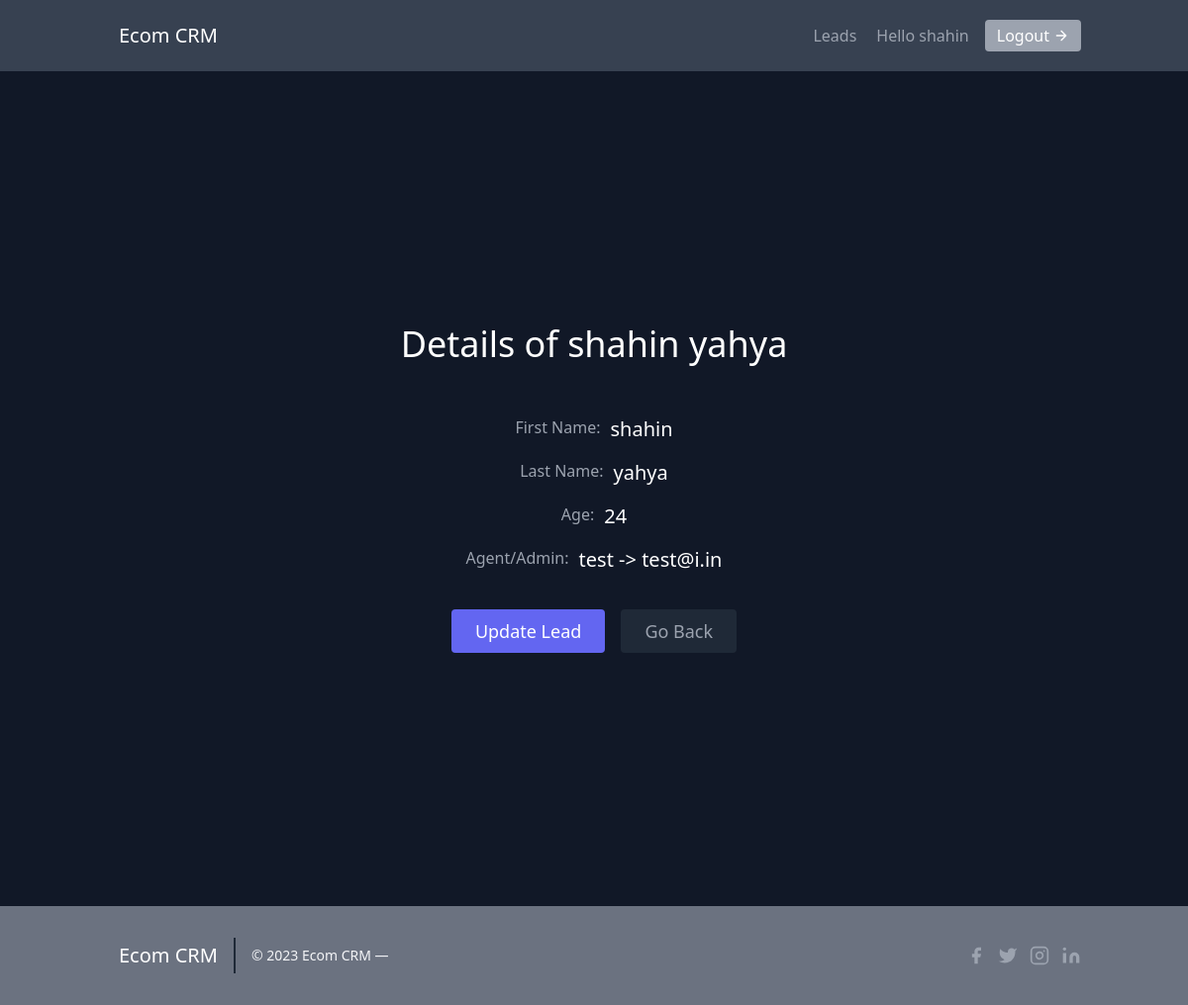
The app's page /leads/1/ (signed in) with its own data.
### leads/models.py (models this page shows, shortened)
class User(AbstractUser):
    pass

class Lead(models.Model):
    first_name = models.CharField(max_length=25)
    last_name = models.CharField(max_length=25)
    age = models.IntegerField(default=10)
    agent = models.ForeignKey("Agent", on_delete=models.CASCADE)

class Agent(models.Model):
    user = models.OneToOneField(User, on_delete=models.CASCADE)
    organistaion = models.ForeignKey(UserProfile, on_delete=models.CASCADE, default=1)
    def __str__(self):
        return f'{self.user.username} -> {self.user.email}'

### leads/views.py (the view)
# urls.py: path('<int:pk>/', views.LeadDetailView.as_view(), name='lead-detail'),
class LeadDetailView(LoginRequiredMixin, DetailView):      #instead of specifying object_list in html can give custom object_name.
    template_name = 'leads/lead_detail.html'
    queryset = Lead.objects.all()
    context_object_name = 'lead'

### templates/leads/lead_detail.html (shortened to what this page needs)
{% extends "../base.html" %}
{% block content %}
<section class="text-gray-400 bg-gray-900 body-font pt-40 pb-40">
    <div class="container mx-auto flex px-5 py-24 items-center justify-center flex-col">
      <div class="text-center lg:w-2/3 w-full">
        <h1 class="title-font sm:text-4xl text-3xl mb-4 font-medium text-white">Details of {{lead.first_name}} {{lead.last_name}}</h1>
        <div class="flex flex-col items-center pb-9 pt-9">
            <div class="flex gap-x-2.5 pb-4">
                <p>First Name: </p>
                <span class="text-white text-xl"> {{lead.first_name}} </span>
            </div>
            <div class="flex gap-x-2.5 pb-4">
                <p>Last Name: </p>
                <span class="text-white text-xl"> {{lead.last_name}} </span>
            </div>
            <div class="flex gap-x-2.5 pb-4">
                <p>Age: </p>
                <span class="text-white text-xl"> {{lead.age}} </span>
            </div>
            <div class="flex gap-x-2.5">
                <p>Agent/Admin: </p>
                <span class="text-white text-xl"> {{lead.agent}} </span>
            </div>
        </div>
        <div class="flex justify-center">
          <button class="inline-flex text-white bg-indigo-500 border-0 py-2 px-6 focus:outline-none hover:bg-indigo-600 rounded text-lg">
            <a href="{% url 'leads:update-lead' lead.pk %}">
                Update Lead
            </a>
          </button>
          <button class="ml-4 inline-flex text-gray-400 bg-gray-800 border-0 py-2 px-6 focus:outline-none hover:bg-gray-700 hover:text-white rounded text-lg">
            <a href="{% url 'leads:lead-list' %}">
                Go Back
            </a>
          </button>
        </div>
      </div>
    </div>
  </section>
  {% endblock content %}

### templates/leads/navbar.html (shortened to what this page needs)
<header class="text-gray-400 bg-gray-700 body-font">
    <div class="container mx-auto flex flex-wrap p-5 flex-col md:flex-row items-center">
      <a href="{% url 'home' %}" class="flex title-font font-medium items-center text-white mb-4 md:mb-0">
        <span class="ml-3 text-xl">Ecom CRM</span>
      </a>
      <nav class="md:ml-auto flex flex-wrap items-center text-base justify-center">
      {% if request.user.is_authenticated  %}
        <a href="{% url 'leads:lead-list' %}" class="mr-5 hover:text-white cursor-pointer transition-all">Leads</a>
        Hello {{ request.user.username }}
        <a href="{% url 'lead-logout' %}" class="ml-4 cursor-pointer inline-flex items-center bg-gray-400 border-0 py-1 px-3 focus:outline-none hover:bg-gray-900 rounded text-white mt-4 md:mt-0 transition-all">Logout
          <svg fill="none" stroke="currentColor" stroke-linecap="round" stroke-linejoin="round" stroke-width="2" class="w-4 h-4 ml-1" viewBox="0 0 24 24">
            <path d="M5 12h14M12 5l7 7-7 7"></path>
          </svg>
        </a>
      {% endif %}
    </div>
  </header>

### records on screen
User: user.username "shahin"
Lead: first_name "shahin", last_name "yahya", age "24", agent "test -> test@i.in"
